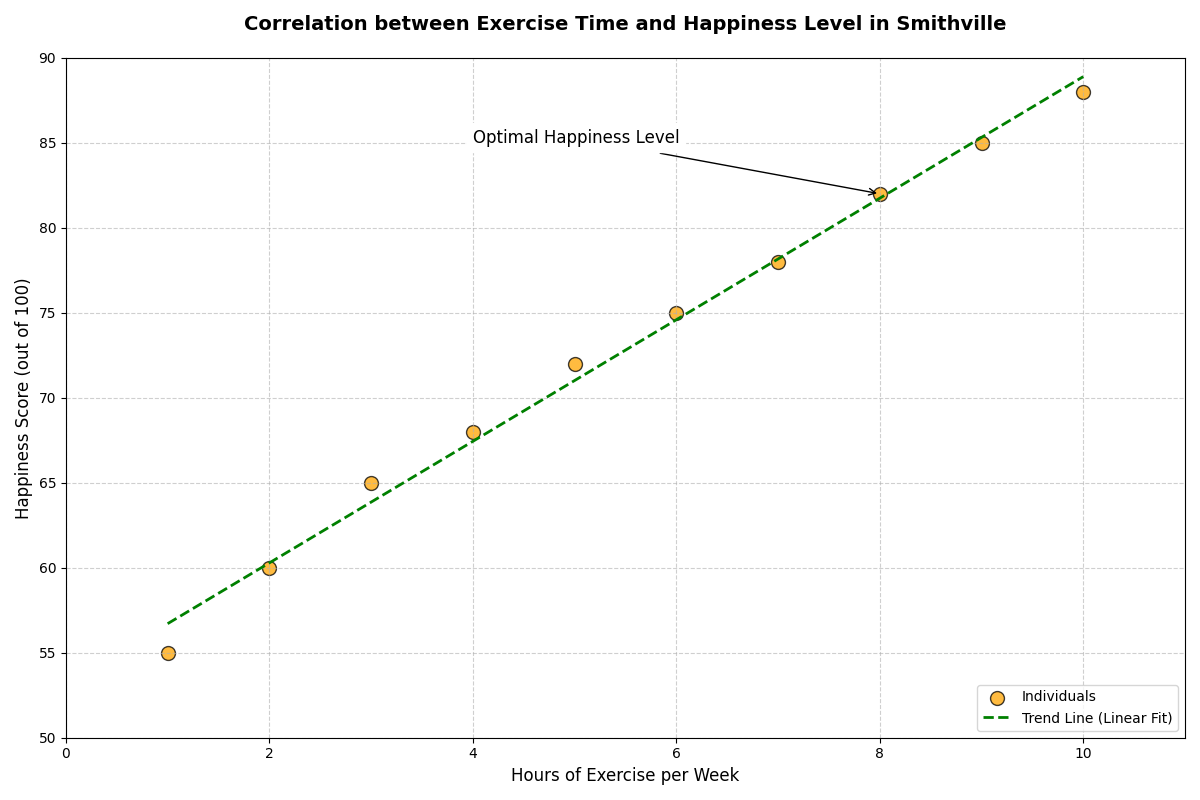

Generate this figure with Python:
import matplotlib.pyplot as plt
import numpy as np

exercise_hours = np.array([1, 2, 3, 4, 5, 6, 7, 8, 9, 10])
happiness_scores = np.array([55, 60, 65, 68, 72, 75, 78, 82, 85, 88])

plt.figure(figsize=(12, 8))

# Changed color for scatter plot from 'green' to 'orange'
plt.scatter(exercise_hours, happiness_scores, color='orange', s=100, alpha=0.75, edgecolor='black', label='Individuals')

coefficients = np.polyfit(exercise_hours, happiness_scores, 1)
poly = np.poly1d(coefficients)

x_fit = np.linspace(min(exercise_hours), max(exercise_hours), 100)
y_fit = poly(x_fit)

# Changed color for trend line from 'orange' to 'green'
plt.plot(x_fit, y_fit, color='green', linestyle='--', linewidth=2, label='Trend Line (Linear Fit)')

plt.title("Correlation between Exercise Time and Happiness Level in Smithville", fontsize=14, fontweight='bold', pad=20)
plt.xlabel("Hours of Exercise per Week", fontsize=12)
plt.ylabel("Happiness Score (out of 100)", fontsize=12)

plt.annotate('Optimal Happiness Level', xy=(8, 82), xytext=(4, 85),
             arrowprops=dict(facecolor='black', arrowstyle='->'), fontsize=12, backgroundcolor='w')

plt.legend(loc='lower right', fontsize=10)

plt.xlim(0, 11)
plt.ylim(50, 90)

plt.grid(True, linestyle='--', alpha=0.6)
plt.tight_layout()

plt.show()
